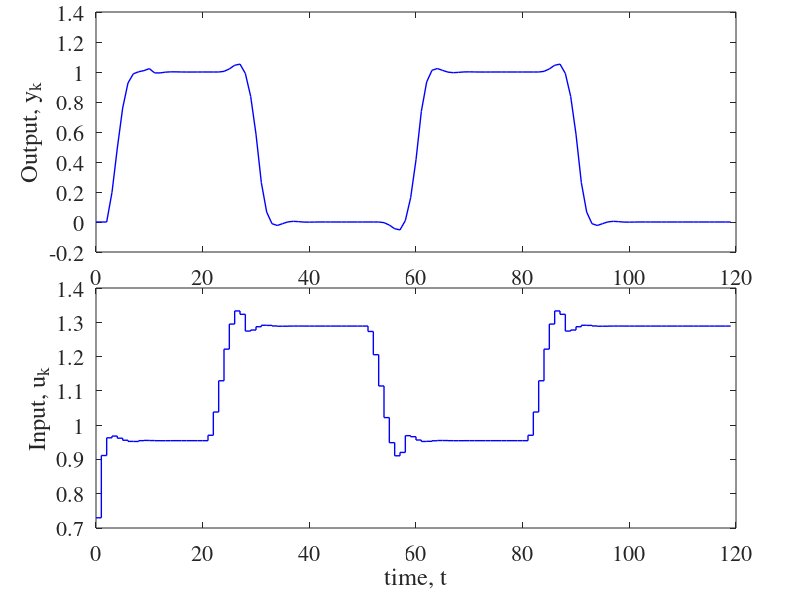

The MATLAB script that drew this image:
% From HW-3
set(groot,'DefaultAxesColorOrder',[0 0 1; 1 0 0; 0 0 0],'DefaultLineLineWidth',1);
set(groot,'DefaultAxesFontSize',16,'defaultAxesFontName', 'Times','defaultTextFontName', 'Times')
%% Step response model
h=1;
[y,t]=filter([0 0 0.2713],[1 -0.8351],ones(50,1));
[y2,t]=filter([0 0 0 0.05],[ 1 -0.9],ones(30,1));
S=y(1:end);
D=y2(1:end);
N=size(S);
n=N(1,1);
clear G y t
%%
%% Controller Parameters
ySP=zeros(120,1);
ySP([1:30 ])=1;
ySP([61:90])=1;      % Setpoint
m=5;            % Control horizon
p=10;           % Prediction horizon
Q=1;            % Output weight
R=1;         % Input weight
% duMax=0.05;     % Input rate constraint
% duMin=-duMax;
% uMin=-0.5;      % Input constraint
% uMax=0.5;

%% Initialization
uPrev=0.0;
Yk0=zeros(n,1);
maxTime=120;

Y_SAVE=zeros(maxTime+1,1);
T_SAVE=zeros(maxTime+1,1);
U_SAVE=zeros(maxTime,1);

%% Pre-compute Matrices
Su_col=S(1:p,:);
Im_col=ones(m,1);
Dis_col=D(1:p,:);
bigSu=[];
bigIm=[];
bigDu=[];
for i=1:m
    bigSu=[bigSu,Su_col];
    bigIm=[bigIm,Im_col];
    bigDu=[bigDu,Dis_col];
    Su_col=[0;Su_col(1:end-1,:)];
    Im_col=[0;Im_col(1:end-1)];
    Dis_col=[0;Dis_col(1:end-1)];
end
% For Objective

GammaY=diag(ones(p,1)*Q);
GammaU=diag(ones(m,1)*R);
% For constraints
Im=eye(m);

% Pre-compute Hessian
Hess=bigSu'*GammaY*bigSu + GammaU;
% Pre-compute LHS of constraints
% C_LHS=[Im;-Im;bigIm;-bigIm];


%% Implementation
for k=1:maxTime+1
    if k+p-1 >120
        bigR=[bigR(2:end); bigR(end)];
    else
        bigR=ySP(k:k+p-1);
    end
    
%     time=(k-1)*h;   % Current time 
    
    % Calculate error
    if (k==1)
        YHAT=Yk0;
        err=0;
    else
        err=0;
%          % Replace this by "y_plant - YHat(1)"
%         y_plant= [YHAT(2:end) YHAT(end)] + bigSu*du 
%         %errror = yplant(k)-y_0(k)
%         err=du -YHAT(1);
    end
    
    % Calculate gradient
    
    predErr=[YHAT(2:p);YHAT(p)]-bigR;
    
    grad=bigSu'*GammaY*predErr;
    % Calculate RHS of constraint
%     cRHS=[repmat(duMax,m,1); repmat(-duMin,m,1)];
%     cRHS=[cRHS; repmat( (uMax-uPrev),m,1)];
%     cRHS=[cRHS; repmat(-(uMin-uPrev),m,1)];
    
    % Calculating current step
    big_dU=-inv(Hess)*grad;
%     big_dU=quadprog(Hess,grad,C_LHS,cRHS);
    du=big_dU(1);
    uk=uPrev+du;
    
    % Store results
    U_SAVE(k)=uk;
    uPrev=uk;

    % Implementing current step state update
    YHAT=[YHAT(2:p);YHAT(p)] + bigSu*big_dU;
    yk=YHAT(1);
    
    % Storing results
    Y_SAVE(k+1)=yk;
    T_SAVE(k+1)=k*h; 
end

%% Plotting results
subplot('position',[0.12 0.58 0.8 0.4]); 
plot(T_SAVE(1:maxTime),Y_SAVE(1:maxTime),'-b','linewidth',1); 
ylabel('Output, y_k');
subplot('position',[0.12 0.12 0.8 0.4]); 
stairs(T_SAVE(1:maxTime),U_SAVE(1:maxTime),'-b','linewidth',1); 
ylabel('Input, u_k'); xlabel('time, t')

clear S n Y0 k du
